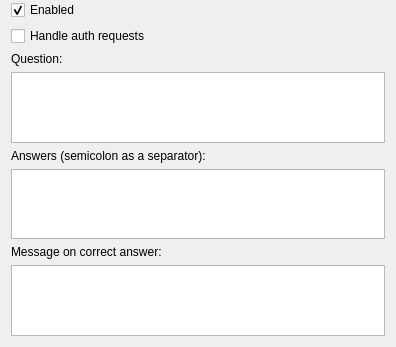
<?xml version="1.0" encoding="UTF-8"?>
<ui version="4.0">
 <class>Antispam::SettingsWidget</class>
 <widget class="QWidget" name="Antispam::SettingsWidget">
  <property name="geometry">
   <rect>
    <x>0</x>
    <y>0</y>
    <width>396</width>
    <height>347</height>
   </rect>
  </property>
  <property name="windowTitle">
   <string>Form</string>
  </property>
  <layout class="QVBoxLayout" name="verticalLayout">
   <property name="topMargin">
    <number>0</number>
   </property>
   <item>
    <widget class="QCheckBox" name="enabledBox">
     <property name="text">
      <string>Enabled</string>
     </property>
     <property name="checked">
      <bool>true</bool>
     </property>
    </widget>
   </item>
   <item>
    <widget class="QCheckBox" name="authHandleBox">
     <property name="text">
      <string>Handle auth requests</string>
     </property>
    </widget>
   </item>
   <item>
    <widget class="QLabel" name="label">
     <property name="text">
      <string>Question:</string>
     </property>
     <property name="wordWrap">
      <bool>true</bool>
     </property>
    </widget>
   </item>
   <item>
    <widget class="QTextEdit" name="questionEdit"/>
   </item>
   <item>
    <widget class="QLabel" name="label_2">
     <property name="text">
      <string>Answers (semicolon as a separator):</string>
     </property>
     <property name="wordWrap">
      <bool>true</bool>
     </property>
    </widget>
   </item>
   <item>
    <widget class="QTextEdit" name="answerEdit"/>
   </item>
   <item>
    <widget class="QLabel" name="label_3">
     <property name="text">
      <string>Message on correct answer:</string>
     </property>
     <property name="wordWrap">
      <bool>true</bool>
     </property>
    </widget>
   </item>
   <item>
    <widget class="QTextEdit" name="successEdit"/>
   </item>
  </layout>
 </widget>
 <resources/>
 <connections>
  <connection>
   <sender>enabledBox</sender>
   <signal>toggled(bool)</signal>
   <receiver>questionEdit</receiver>
   <slot>setEnabled(bool)</slot>
   <hints>
    <hint type="sourcelabel">
     <x>42</x>
     <y>12</y>
    </hint>
    <hint type="destinationlabel">
     <x>62</x>
     <y>100</y>
    </hint>
   </hints>
  </connection>
  <connection>
   <sender>enabledBox</sender>
   <signal>toggled(bool)</signal>
   <receiver>answerEdit</receiver>
   <slot>setEnabled(bool)</slot>
   <hints>
    <hint type="sourcelabel">
     <x>136</x>
     <y>20</y>
    </hint>
    <hint type="destinationlabel">
     <x>136</x>
     <y>212</y>
    </hint>
   </hints>
  </connection>
  <connection>
   <sender>enabledBox</sender>
   <signal>toggled(bool)</signal>
   <receiver>successEdit</receiver>
   <slot>setEnabled(bool)</slot>
   <hints>
    <hint type="sourcelabel">
     <x>29</x>
     <y>16</y>
    </hint>
    <hint type="destinationlabel">
     <x>66</x>
     <y>300</y>
    </hint>
   </hints>
  </connection>
  <connection>
   <sender>enabledBox</sender>
   <signal>toggled(bool)</signal>
   <receiver>authHandleBox</receiver>
   <slot>setEnabled(bool)</slot>
   <hints>
    <hint type="sourcelabel">
     <x>28</x>
     <y>10</y>
    </hint>
    <hint type="destinationlabel">
     <x>35</x>
     <y>37</y>
    </hint>
   </hints>
  </connection>
 </connections>
</ui>
